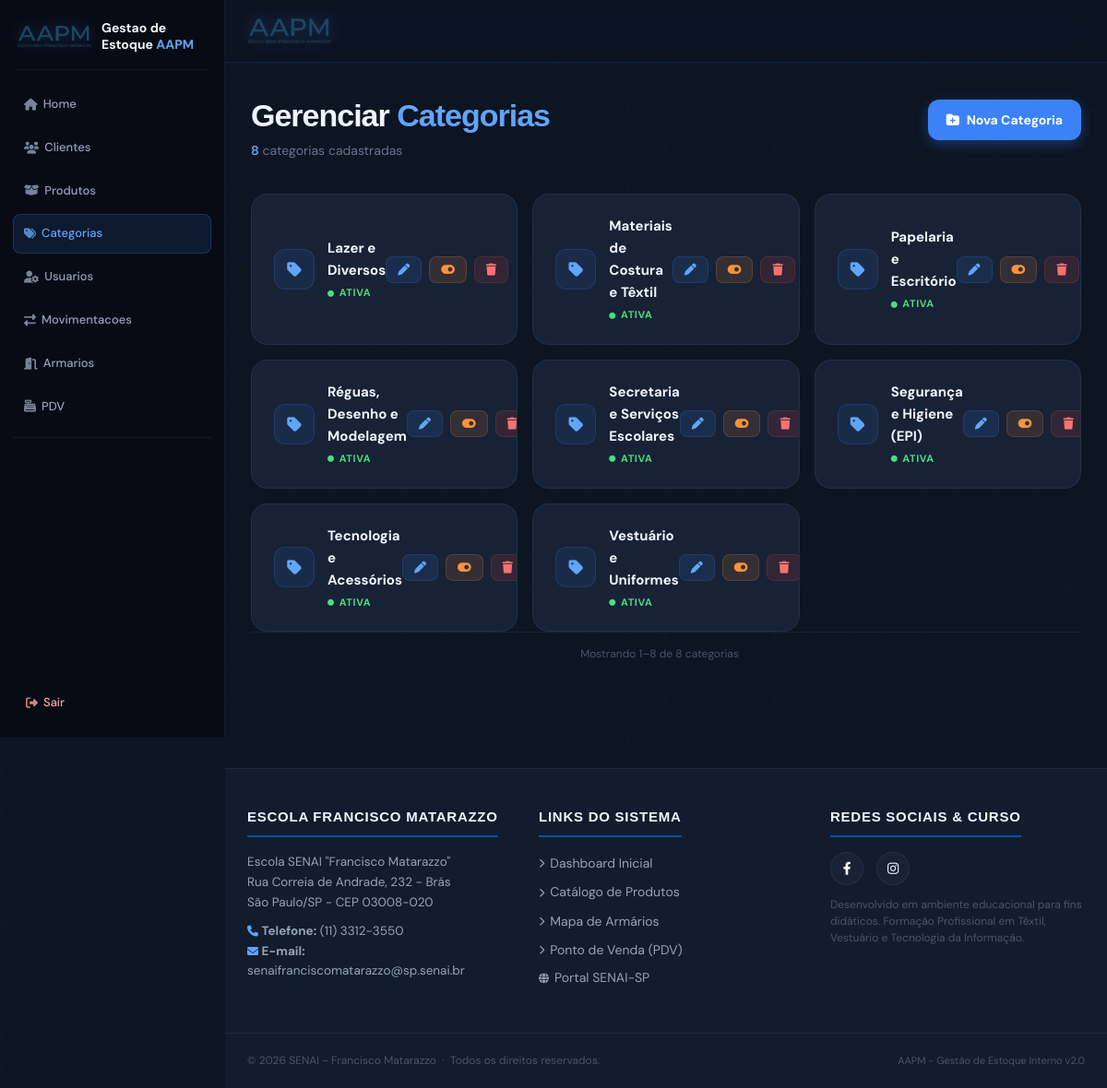
Page /categorias/ (signed in) on the committed database.
### app/models/categoria.py (models this page shows, shortened)
class Categoria(Base):
    __tablename__ = "categorias"
    id = Column(Integer, primary_key=True, index=True)
    nome = Column(String(50), unique=True, nullable=False)
    descricao = Column(String(255), nullable=True)
    ativa = Column(Boolean, default=True)
    produtos = relationship("Produto", back_populates="categoria")

### app/controllers/categoria_controller.py (the view)
@router.get("/")
def listar_categorias(
    request: Request,
    db: Session = Depends(get_db),
    admin = Depends(get_admin),
    pagina: int = 1,
    por_pagina: int = 16,
):
    query = db.query(Categoria).order_by(Categoria.nome)
    from app.pagination import paginar
    resultado = paginar(query, pagina, por_pagina)
    return templates.TemplateResponse(
        request,
        "categorias/index.html",
        {
            "request":          request,
            "usuario":          admin,
            "categorias":       resultado.itens,
            "pagina":           resultado.atual,
            "por_pagina":       resultado.por_pagina,
            "total_paginas":    resultado.total_paginas,
            "total_categorias": resultado.total_itens,
        }
    )

### app/templates/categorias/index.html (shortened to what this page needs)
{% extends "base.html" %}
{% from "components/pagination.html" import render as render_pagination with context %}
{% block head %}
<link rel="stylesheet" href="https://cdnjs.cloudflare.com/ajax/libs/font-awesome/6.0.0/css/all.min.css">
{% endblock %}
{% block content %}
<div class="page-wrap">
  <div class="page-header">
    <div>
      <h1 class="page-title">Gerenciar <span>Categorias</span></h1>
      <p class="page-subtitle">
        <span>{{ total_categorias if total_categorias is defined else categorias|length }}</span> categoria{{ 's' if (total_categorias if total_categorias is defined else categorias|length) != 1 }} cadastrada{{ 's' if (total_categorias if total_categorias is defined else categorias|length) != 1 }}
      </p>
    </div>
    <a href="/categorias/nova" class="btn-novo">
      <i class="fas fa-folder-plus"></i> Nova Categoria
    </a>
  </div>
  {% if categorias %}
  <div class="grid">
    {% for cat in categorias %}
    <div class="cat-card {{ '' if cat.ativa else 'inativa' }}">
      <div class="cat-left">
        <div class="cat-icon"><i class="fas fa-tag"></i></div>
        <div>
          <div class="cat-name">{{ cat.nome }}</div>
          <div class="cat-status {{ 'ativa' if cat.ativa else 'inativa' }}">
            <i class="fas fa-circle"></i>
            {{ 'Ativa' if cat.ativa else 'Inativa' }}
          </div>
        </div>
      </div>
      <div class="cat-actions">
        <a href="/categorias/{{ cat.id }}/editar" class="btn-action btn-edit">
          <i class="fas fa-pen"></i>
        </a>
        <form action="/categorias/{{ cat.id }}/toggle-ativo" method="post" style="margin:0;">
          <button type="button"
            class="btn-action btn-toggle {{ 'ativar' if not cat.ativa else '' }}"
            title="{{ 'Desativar' if cat.ativa else 'Ativar' }}"
            onclick="abrirModalConfirmacao('/categorias/{{ cat.id }}/toggle-ativo', null, '{{ cat.nome }}', '{{ 'ativar' if not cat.ativa else 'desativar' }}');">
            <i class="fas fa-{{ 'toggle-on' if cat.ativa else 'toggle-off' }}"></i>
          </button>
        </form>
        <form action="/categorias/{{ cat.id }}/excluir" method="post" style="margin:0;">
          <button type="button" class="btn-action btn-delete" title="Excluir"
            onclick="abrirModalConfirmacao(null, '/categorias/{{ cat.id }}/excluir', '{{ cat.nome }}');">
            <i class="fas fa-trash"></i>
          </button>
        </form>
      </div>
    </div>
    {% endfor %}
  </div>
  {{ render_pagination(pagina, por_pagina, total_categorias if total_categorias is defined else categorias|length, total_paginas if total_paginas is defined else 1, 'categorias') }}
  {% endif %}
</div>
{% endblock %}

### app/templates/categorias/index.html (style rules this page uses)
.page-wrap { max-width: 1280px; margin: 40px auto; padding: 0 28px; }
.page-header { display: flex; justify-content: space-between; align-items: flex-start; margin-bottom: 36px; animation: fadeUp 0.4s ease both; flex-wrap: wrap; gap: 16px; }
.page-title { font-family: 'Sora', sans-serif; font-size: 34px; font-weight: 800; letter-spacing: -1px; margin: 0; color: #f0f6ff; line-height: 1; }
.page-title span { color: #60a5fa; }
.page-subtitle { color: #64748b; font-size: 14px; margin: 10px 0 0 0; font-family: 'DM Sans', sans-serif; }
.page-subtitle span { color: #60a5fa; font-weight: 600; }
.btn-novo { background: var(--accent); color: white; padding: 11px 20px; border-radius: var(--radius); text-decoration: none; font-weight: 700; font-size: 14px; display: inline-flex; align-items: center; gap: 8px; transition: all var(--transition); box-shadow: 0 4px 14px var(--accent-glow); font-family: 'DM Sans', sans-serif; border: none; cursor: pointer; white-space: nowrap; align-self: flex-start; }
.grid { display: grid; grid-template-columns: repeat(3, minmax(0, 1fr)); gap: 16px; animation: fadeUp 0.4s ease both; animation-delay: 0.1s; }
.cat-card { background: var(--bg-card); border-radius: var(--radius-lg); padding: 22px 24px; border: 1px solid var(--border); display: flex; align-items: center; justify-content: space-between; transition: all var(--transition); position: relative; overflow: hidden; }
.cat-card::before { content: ''; position: absolute; inset: 0; background: linear-gradient(135deg, rgba(59,130,246,0.05), transparent); opacity: 0; transition: opacity var(--transition); }
.cat-left { display: flex; align-items: center; gap: 14px; }
.cat-icon { width: 44px; height: 44px; border-radius: 12px; background: rgba(59,130,246,0.1); border: 1px solid rgba(59,130,246,0.18); color: #60a5fa; font-size: 18px; display: flex; align-items: center; justify-content: center; flex-shrink: 0; transition: transform var(--transition); }
.cat-name { font-family: 'DM Sans', sans-serif; font-weight: 700; color: var(--text-primary); font-size: 15px; }
.cat-status { font-size: 11px; font-weight: 700; margin-top: 4px; display: flex; align-items: center; gap: 5px; font-family: 'DM Sans', sans-serif; text-transform: uppercase; letter-spacing: 0.06em; }
.cat-status.ativa { color: #4ade80; }
.cat-status i { font-size: 7px; }
.cat-actions { display: flex; gap: 8px; }
.btn-action { padding: 7px 12px; border-radius: 8px; font-size: 13px; font-weight: 600; text-decoration: none; border: none; cursor: pointer; display: inline-flex; align-items: center; gap: 5px; transition: all var(--transition); font-family: 'DM Sans', sans-serif; }
.btn-edit { background: rgba(59,130,246,0.12); color: #60a5fa; border: 1px solid rgba(59,130,246,0.18); }
.btn-toggle { background: rgba(251,146,60,0.12); color: #fb923c; border: 1px solid rgba(251,146,60,0.18); }
.btn-delete { background: rgba(239,68,68,0.12); color: #f87171; border: 1px solid rgba(239,68,68,0.18); }

### rows in the picture
Categoria: nome "Lazer e Diversos", ativa "ATIVA"
Categoria: nome "Materiais de Costura e Têxtil", ativa "ATIVA"
Categoria: nome "Papelaria e Escritório", ativa "ATIVA"
Categoria: nome "Réguas, Desenho e Modelagem", ativa "ATIVA"
Categoria: nome "Secretaria e Serviços Escolares", ativa "ATIVA"
Categoria: nome "Segurança e Higiene (EPI)", ativa "ATIVA"
Categoria: nome "Tecnologia e Acessórios", ativa "ATIVA"
Categoria: nome "Vestuário e Uniformes", ativa "ATIVA"

### other values in the picture
{{ total_categorias if total_categorias is defined else categorias|length }} "8"
{{ inicio }} "1"
{{ fim }} "8"
{{ total_itens }} "8"
{{ item_nome }} "categorias"
